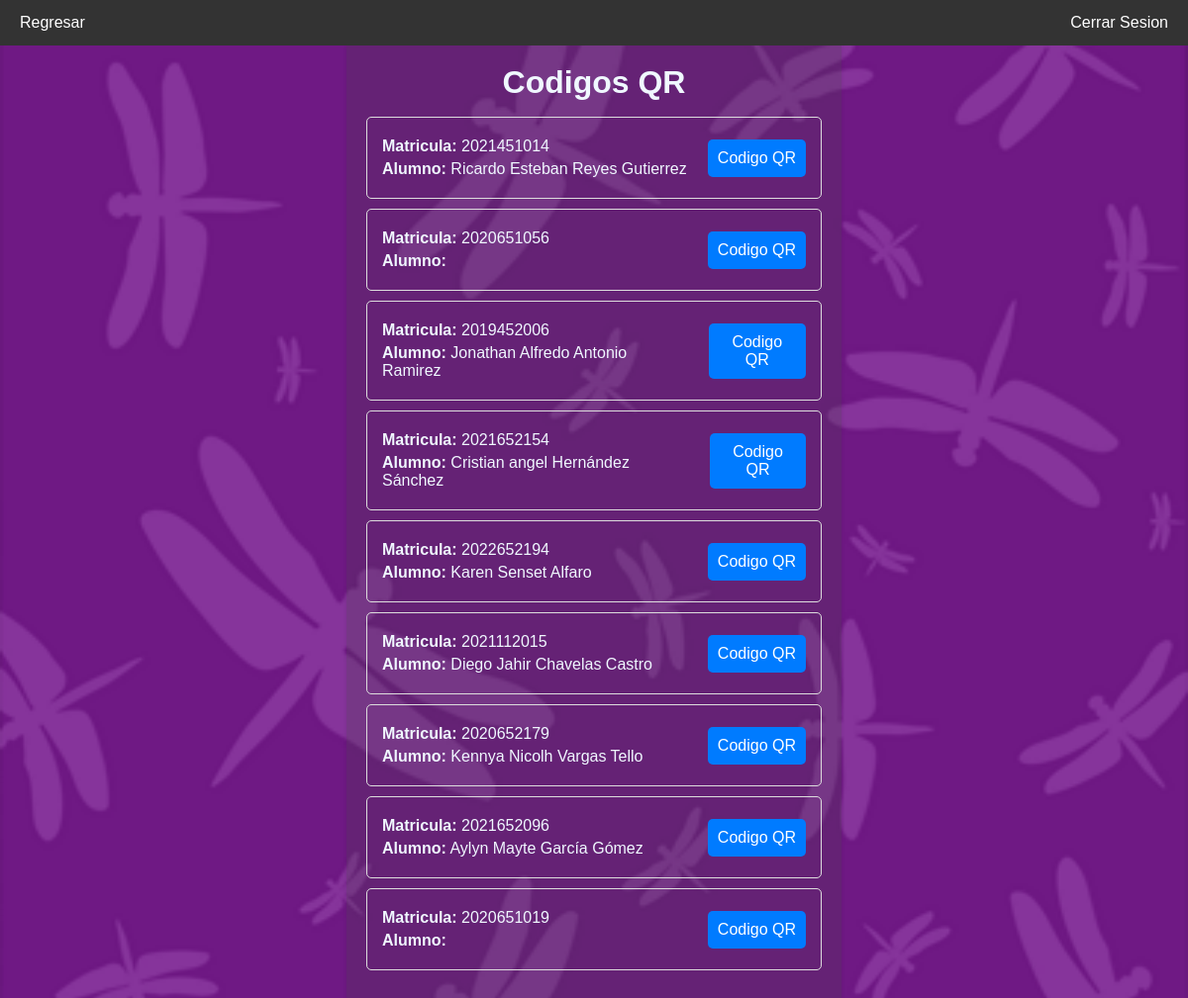
Screenshot of /admQr.php (signed in) with the database file from the repository.
### tables this page shows
CREATE TABLE `usuario` (
  `idPersona` int(11) DEFAULT NULL,
  `pass` varchar(100) DEFAULT NULL,
  `imagen` varchar(255) DEFAULT NULL,
  `idRol` int(11) DEFAULT NULL
);

CREATE TABLE `persona` (
  `idPersona` int(20) NOT NULL,
  `nombre` varchar(100) DEFAULT NULL,
  `apPaterno` varchar(100) DEFAULT NULL,
  `apMaterno` varchar(100) DEFAULT NULL,
  `telefono` varchar(20) DEFAULT NULL,
  `correo` varchar(100) DEFAULT NULL,
  `sexo` varchar(10) DEFAULT NULL,
  `idTipoPersona` int(11) DEFAULT NULL
);

### admQr.php (the view, shortened to what this page needs)
<?php
$pdo = Database::getInstance();
?>
<!DOCTYPE html>
<html lang="en">
<head>
    <link rel="stylesheet" href="assets/css/base.css">
    <link rel="stylesheet" href="assets/css/layout.css">
    <link rel="stylesheet" href="assets/css/components.css">
</head>
<body>
    <?php
        try {
            $sql = "
                SELECT CONCAT(p.nombre,' ',p.apPaterno,' ',p.apMaterno) as nombre,
                p.idPersona,
                u.imagen
                FROM persona p
                JOIN usuario u ON u.idPersona = p.idPersona
                AND idTipoPersona = 1
            ";
            $stmt = $pdo->prepare($sql);
            $stmt->execute();
            $datosPersona = $stmt->fetchAll(PDO::FETCH_ASSOC);
        } catch (PDOException $e) {
            echo 'Query failed: ' . $e->getMessage();
        }
    ?>
    <div class="container full-height centered">
        <div class="card" style="text-align: left;">
        <div class="navbar">
                <a href="menu.php">Regresar</a>
                <a href='index.php?exit=true' style="float: right;">Cerrar Sesion</a>
            </div>
            <div class="title">
                <h1>Codigos QR</h1>
            </div>
            <?php
                if (!empty($datosPersona)) {
                    foreach ($datosPersona as $row) {
                        echo "
                        <div class='report-card'>
                            <div class='report-details'>
                                <p><strong>Matricula:</strong> ".$row['idPersona']."</p>
                                <p><strong>Alumno:</strong> ".$row['nombre']."</p>
                            </div>
                            <form action='generarQr.php' class='form' >
                                <input type='hidden' name='idPersona' value='".$row['idPersona']."'>
                                <button type='submit' class='btn-primary'>Codigo QR</button>
                            </form>
                        </div>
                        ";
                    }
                } else {
                    echo "
                    <div class='report-card'>
                        <p>No se encontraron alumnos</p>
                    </div>
                    ";
                }
            ?>
        </div>
    </div>
</body>
</html>

### assets/css/base.css (style rules this page uses)
* { margin: 0; padding: 0; box-sizing: border-box; }
body { font-family: Arial, sans-serif; background-color: #cfd8dc; display: flex; justify-content: center; align-items: center; background-image: url("../imgs/fondo-morado.png"); background-repeat: no-repeat, repeat; background-size: cover; background-position: center; background-attachment: fixed; }
a { text-decoration: none; color: inherit; cursor: pointer; }
h1, h2, h3, h4, h5, h6 { margin-bottom: 1rem; }

### assets/css/layout.css (style rules this page uses)
.container { width: 100%; max-width: 1200px; margin: 0 auto; margin-top: 45px; }
.centered { display: flex; justify-content: center; align-items: center; height: 100%; }
.card { background-color: #4745483e; padding: 20px; box-shadow: 0 2px 4px rgba(0, 0, 0, 0.1); width: 100%; height: 100%; max-width: 500px; min-height: 100vh; box-sizing: border-box; color: aliceblue; }
.title { text-align: center; }
.navbar { width: 100%; background-color: #333; overflow: hidden; position: fixed; top: 0; left: 0; z-index: 1000; }
.navbar a { float: left; display: block; color: white; text-align: center; padding: 14px 20px; text-decoration: none; }

### assets/css/components.css (style rules this page uses)
.form { display: flex; flex-direction: column; }
.form .btn-primary { padding: 10px; border: none; border-radius: 5px; background-color: #007bff; color: white; font-size: 16px; cursor: pointer; transition: background-color 0.3s ease; }
.report-card { padding: 15px; margin: 10px 0; border: 1px solid #ddd; border-radius: 5px; display: flex; justify-content: space-between; align-items: center; }
.report-details { flex-grow: 1; }
.report-card p { margin: 5px 0; }
.report-card button { margin-left: 20px; }

### rows the page displays
usuario: idPersona.idPersona "2021451014", nombre "Ricardo Esteban Reyes Gutierrez"
usuario: idPersona.idPersona "2020651056"
usuario: idPersona.idPersona "2019452006", nombre "Jonathan Alfredo Antonio Ramirez"
usuario: idPersona.idPersona "2021652154", nombre "Cristian angel Hernández Sánchez"
usuario: idPersona.idPersona "2022652194", nombre "Karen Senset Alfaro"
usuario: idPersona.idPersona "2021112015", nombre "Diego Jahir Chavelas Castro"
usuario: idPersona.idPersona "2020652179", nombre "Kennya Nicolh Vargas Tello"
usuario: idPersona.idPersona "2021652096", nombre "Aylyn Mayte García Gómez"
usuario: idPersona.idPersona "2020651019"
